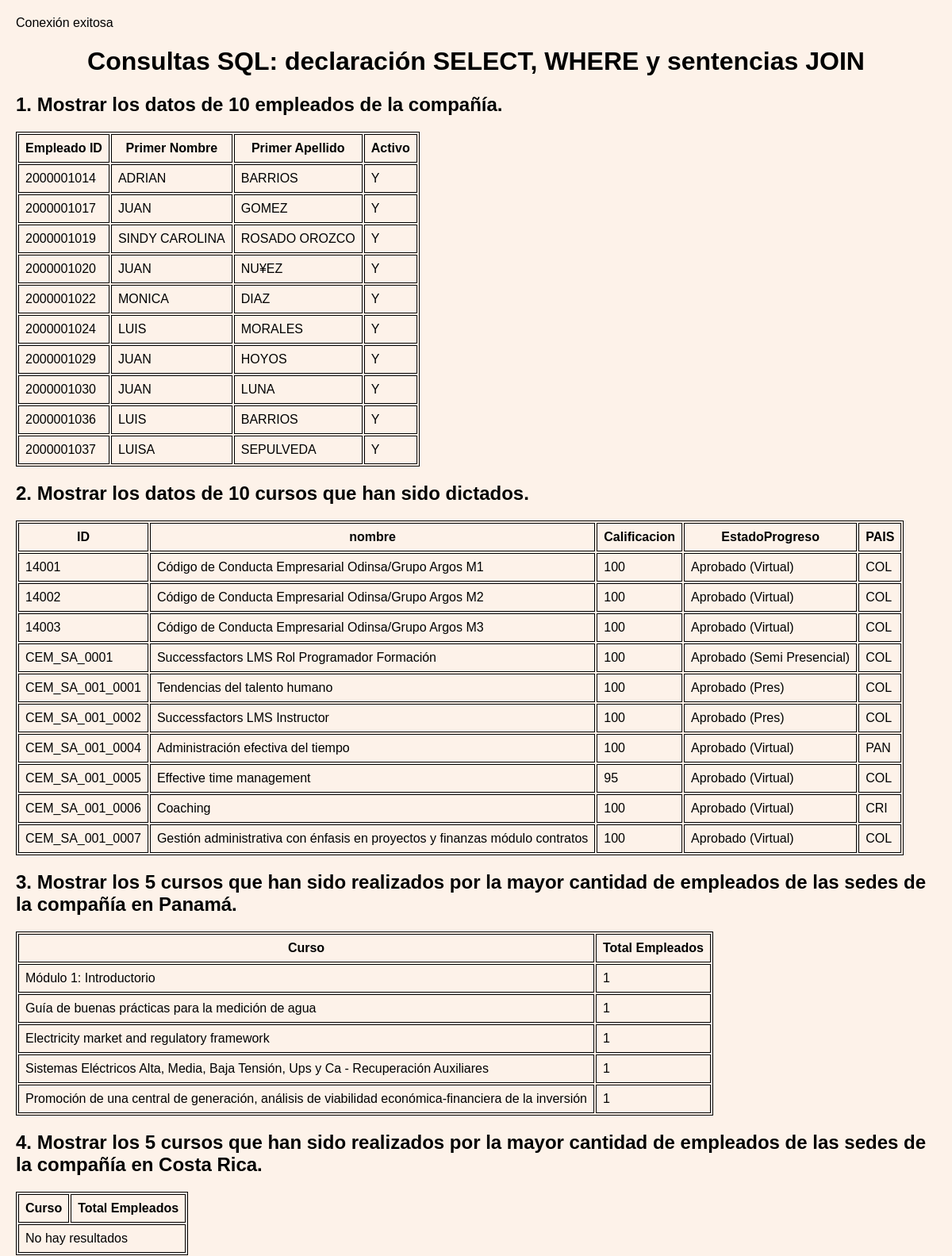
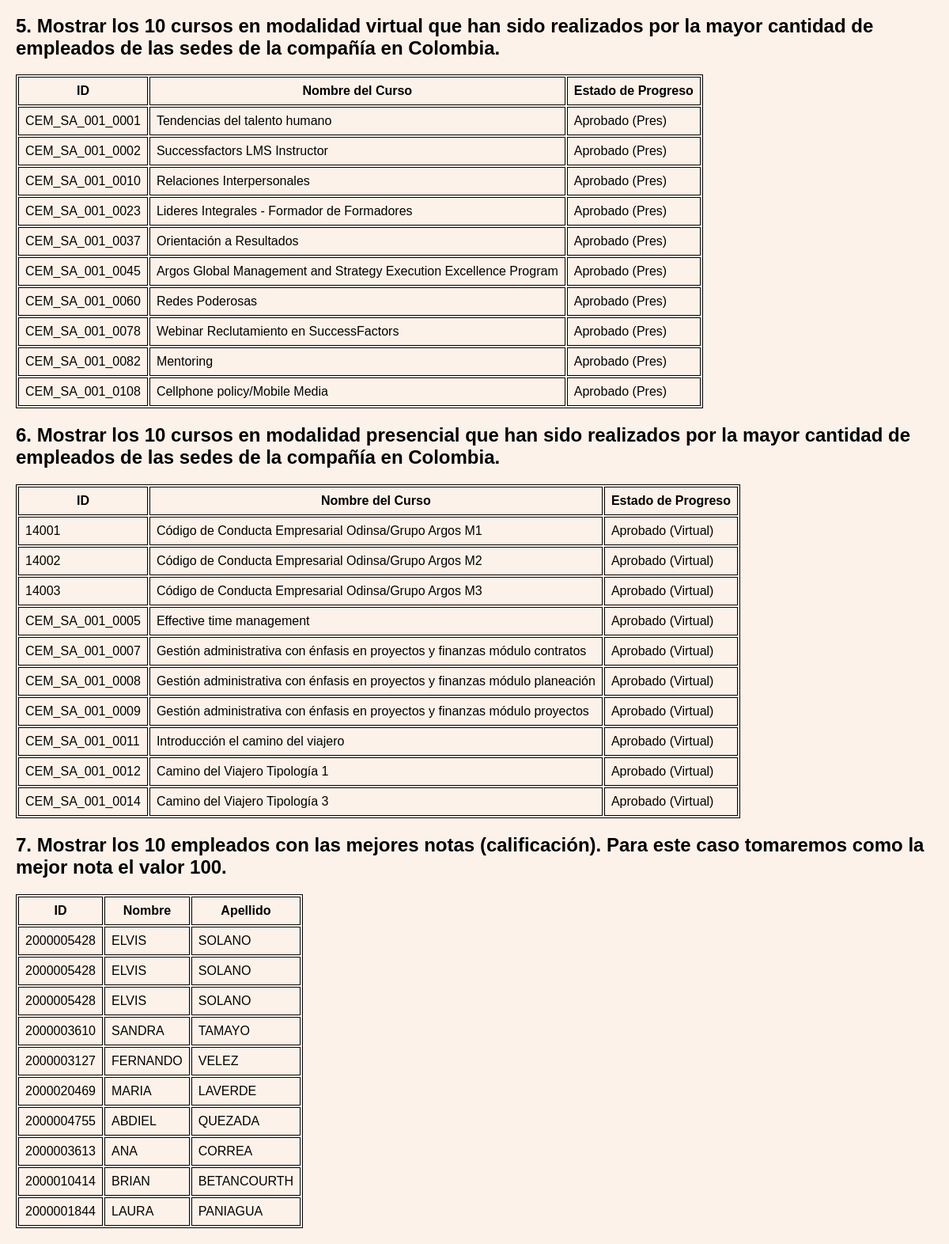
The app's page /lol/Views/htmlvista1.php with its own data (2 pictures, top to bottom).
### tables this page shows
CREATE TABLE `empleado` (
  `Empleado_ID` int(15) NOT NULL,
  `Empleado_PrimerNombre` text NOT NULL,
  `Empleado_PrimerApellido` text NOT NULL,
  `Empleado_Genero` varchar(1) NOT NULL,
  `Empleado_Activo` varchar(1) NOT NULL,
  `Empleado_GrupoPersonal` varchar(20) NOT NULL,
  `Empleado_NombreTrabajo` text NOT NULL,
  `Usuario_ID` int(20) NOT NULL,
  `estado_ID` varchar(10) NOT NULL,
  `cursocursado_id` varchar(40) NOT NULL
);

CREATE TABLE `cursocursado` (
  `CursoCursado_ID` varchar(40) NOT NULL,
  `cursocursado_nombre` text DEFAULT NULL,
  `CursoCursado_Calificacion` varchar(10) DEFAULT NULL,
  `CursoCursado_EstadoProgreso` varchar(150) DEFAULT NULL,
  `CursoCursado_FechaFin` varchar(150) DEFAULT NULL,
  `CursoCursado_HorasTotales` varchar(50) DEFAULT NULL,
  `PAIS_ID` varchar(10) NOT NULL,
  `Empleado_ID` int(15) NOT NULL
);

### lol/Views/htmlvista1.php (the view, shortened to what this page needs)
<!DOCTYPE html>
<html>
<head>
</head>
<body>
  <h1>Consultas SQL: declaración SELECT, WHERE y sentencias JOIN</h1>
  <h2>1. Mostrar los datos de 10 empleados de la compañía.</h2>
  <?php
$conexion = new mysqli("localhost", "root", "", "bdproyecto");
$query = "SELECT * FROM empleado LIMIT 10";
$resultado = $conexion->query($query);
echo "<table>";
echo "<tr><th>Empleado ID</th><th>Primer Nombre</th><th>Primer Apellido</th><th>Activo</th></tr>";
if ($resultado->num_rows > 0) {
    while ($fila = $resultado->fetch_assoc()) {
        echo "<tr>";
        echo "<td>" . $fila["Empleado_ID"] . "</td>";
        echo "<td>" . $fila["Empleado_PrimerNombre"] . "</td>";
        echo "<td>" . $fila["Empleado_PrimerApellido"] . "</td>";
        echo "<td>" . $fila["Empleado_Activo"] . "</td>";
        echo "</tr>";
    }
} else {
    echo "<tr><td colspan='3'>No hay resultados</td></tr>";
}
echo "</table>";
?>
  <h2>2. Mostrar los datos de 10 cursos que han sido dictados.</h2>
  <?php
$conexion = new mysqli("localhost", "root", "", "bdproyecto");
$query = "SELECT * FROM cursocursado LIMIT 10";
$resultado = $conexion->query($query);
echo "<table>";
echo "<tr><th>ID</th><th>nombre</th><th>Calificacion</th><th>EstadoProgreso</th><th>PAIS</th></tr>";
if ($resultado->num_rows > 0) {
    while ($fila = $resultado->fetch_assoc()) {
        echo "<tr>";
        echo "<td>" . $fila["CursoCursado_ID"] . "</td>";
        echo "<td>" . $fila["cursocursado_nombre"] . "</td>";
        echo "<td>" . $fila["CursoCursado_Calificacion"] . "</td>";
        echo "<td>" . $fila["CursoCursado_EstadoProgreso"] . "</td>";
        echo "<td>" . $fila["PAIS_ID"] . "</td>";
        echo "</tr>";
    }
} else {
    echo "<tr><td colspan='3'>No hay resultados</td></tr>";
}
echo "</table>";
?>
  <h2>3. Mostrar los 5 cursos que han sido realizados por la mayor cantidad de empleados de las sedes de la compañía en Panamá.</h2>
  <?php
$conexion = new mysqli("localhost", "root", "", "bdproyecto");
$query = "SELECT cc.cursocursado_nombre, COUNT(e.Empleado_ID) AS total_empleados
          FROM CursoCursado cc
          JOIN empleado e ON cc.Cursocursado_ID = e.cursocursado_id
          JOIN pais p ON e.estado_ID = p.Pais_ID
          WHERE p.Pais_ID = 'PAN'
          GROUP BY cc.CursoCursado_ID
          ORDER BY total_empleados DESC
          LIMIT 5";
$resultado = $conexion->query($query);
echo "<table>";
echo "<tr><th>Curso</th><th>Total Empleados</th></tr>";
if ($resultado->num_rows > 0) {
    while ($fila = $resultado->fetch_assoc()) {
        echo "<tr>";
        echo "<td>" . $fila["cursocursado_nombre"] . "</td>";
        echo "<td>" . $fila["total_empleados"] . "</td>";
        echo "</tr>";
    }
} else {
    echo "<tr><td colspan='2'>No hay resultados</td></tr>";
}
echo "</table>";
?>
  <h2>4. Mostrar los 5 cursos que han sido realizados por la mayor cantidad de empleados de las sedes de la compañía en Costa Rica.</h2>
  <?php
$conexion = new mysqli("localhost", "root", "", "bdproyecto");
$query = "SELECT cc.cursocursado_nombre, COUNT(e.Empleado_ID) AS total_empleados
          FROM CursoCursado cc
          JOIN empleado e ON cc.Cursocursado_ID = e.cursocursado_id
          JOIN pais p ON e.estado_ID = p.Pais_ID
          WHERE p.Pais_ID = 'CRI'
          GROUP BY cc.CursoCursado_ID
          ORDER BY total_empleados DESC
          LIMIT 5";
$resultado = $conexion->query($query);
echo "<table>";
echo "<tr><th>Curso</th><th>Total Empleados</th></tr>";
if ($resultado->num_rows > 0) {
    while ($fila = $resultado->fetch_assoc()) {
        echo "<tr>";
        echo "<td>" . $fila["cursocursado_nombre"] . "</td>";
        echo "<td>" . $fila["total_empleados"] . "</td>";
        echo "</tr>";
    }
} else {
    echo "<tr><td colspan='2'>No hay resultados</td></tr>";
}
echo "</table>";
?>
  <h2>5. Mostrar los 10 cursos en modalidad virtual que han sido realizados por la mayor cantidad de empleados de las sedes de la compañía en Colombia.</h2>
  <?php
$conexion = new mysqli("localhost", "root", "", "bdproyecto");
$query = "SELECT *
          FROM cursocursado
          WHERE Pais_ID = 'COL' AND CursoCursado_EstadoProgreso = 'Aprobado (Pres)'
          LIMIT 10";
$resultado = $conexion->query($query);
echo "<table>";
echo "<tr><th>ID</th><th>Nombre del Curso</th><th>Estado de Progreso</th></tr>";
if ($resultado->num_rows > 0) {
    while ($fila = $resultado->fetch_assoc()) {
        echo "<tr>";
        echo "<td>" . $fila["CursoCursado_ID"] . "</td>";
        echo "<td>" . $fila["cursocursado_nombre"] . "</td>";
        echo "<td>" . $fila["CursoCursado_EstadoProgreso"] . "</td>";
        echo "</tr>";
    }
} else {
    echo "<tr><td colspan='3'>No hay resultados</td></tr>";
}
echo "</table>";
?>
  <h2>6. Mostrar los 10 cursos en modalidad presencial que han sido realizados por la mayor cantidad de empleados de las sedes de la compañía en Colombia.</h2>
  <?php
$conexion = new mysqli("localhost", "root", "", "bdproyecto");
$query = "SELECT *
          FROM cursocursado
          WHERE Pais_ID = 'COL' AND CursoCursado_EstadoProgreso = 'Aprobado (Virtual)'
          LIMIT 10";
$resultado = $conexion->query($query);
echo "<table>";
echo "<tr><th>ID</th><th>Nombre del Curso</th><th>Estado de Progreso</th></tr>";
if ($resultado->num_rows > 0) {
    while ($fila = $resultado->fetch_assoc()) {
        echo "<tr>";
        echo "<td>" . $fila["CursoCursado_ID"] . "</td>";
        echo "<td>" . $fila["cursocursado_nombre"] . "</td>";
        echo "<td>" . $fila["CursoCursado_EstadoProgreso"] . "</td>";
        echo "</tr>";
    }
} else {
    echo "<tr><td colspan='3'>No hay resultados</td></tr>";
}
echo "</table>";
?>
  <h2>7. Mostrar los 10 empleados con las mejores notas (calificación). Para este caso tomaremos como la mejor nota el valor 100.</h2>
  <?php
$conexion = new mysqli("localhost", "root", "", "bdproyecto");
$query = "SELECT e.*
          FROM empleado e
          JOIN cursocursado cc ON e.Empleado_ID = cc.Empleado_ID
          WHERE cc.CursoCursado_Calificacion = '100'
          ORDER BY cc.CursoCursado_Calificacion DESC
          LIMIT 10";
$resultado = $conexion->query($query);
echo "<table>";
echo "<tr><th>ID</th><th>Nombre</th><th>Apellido</th></tr>";
if ($resultado->num_rows > 0) {
    while ($fila = $resultado->fetch_assoc()) {
        echo "<tr>";
        echo "<td>" . $fila["Empleado_ID"] . "</td>";
        echo "<td>" . $fila["Empleado_PrimerNombre"] . "</td>";
        echo "<td>" . $fila["Empleado_PrimerApellido"] . "</td>";
        echo "</tr>";
    }
} else {
    echo "<tr><td colspan='3'>No hay resultados</td></tr>";
}
echo "</table>";
?>
</body>
</html>

### lol/Views/htmlvista1.php (style rules this page uses)
body { font-family: Arial, sans-serif; margin: 0; padding: 20px; background-color: #FDF2E9; }
h1 { text-align: center; }
h2 { margin-top: 20px; }
table { border: 1px solid black; }
th, td { border: 1px solid black; padding: 8px; }

### records on screen
empleado: Empleado_ID "2000001014", Empleado_PrimerNombre "ADRIAN", Empleado_PrimerApellido "BARRIOS", Empleado_Activo "Y"
empleado: Empleado_ID "2000001017", Empleado_PrimerNombre "JUAN", Empleado_PrimerApellido "GOMEZ", Empleado_Activo "Y"
empleado: Empleado_ID "2000001019", Empleado_PrimerNombre "SINDY CAROLINA", Empleado_PrimerApellido "ROSADO OROZCO", Empleado_Activo "Y"
empleado: Empleado_ID "2000001020", Empleado_PrimerNombre "JUAN", Empleado_PrimerApellido "NU¥EZ", Empleado_Activo "Y"
empleado: Empleado_ID "2000001022", Empleado_PrimerNombre "MONICA", Empleado_PrimerApellido "DIAZ", Empleado_Activo "Y"
empleado: Empleado_ID "2000001024", Empleado_PrimerNombre "LUIS", Empleado_PrimerApellido "MORALES", Empleado_Activo "Y"
empleado: Empleado_ID "2000001029", Empleado_PrimerNombre "JUAN", Empleado_PrimerApellido "HOYOS", Empleado_Activo "Y"
empleado: Empleado_ID "2000001030", Empleado_PrimerNombre "JUAN", Empleado_PrimerApellido "LUNA", Empleado_Activo "Y"
empleado: Empleado_ID "2000001036", Empleado_PrimerNombre "LUIS", Empleado_PrimerApellido "BARRIOS", Empleado_Activo "Y"
empleado: Empleado_ID "2000001037", Empleado_PrimerNombre "LUISA", Empleado_PrimerApellido "SEPULVEDA", Empleado_Activo "Y"
cursocursado: CursoCursado_ID "14001", cursocursado_nombre "Código de Conducta Empresarial Odinsa/Grupo Argos M1", CursoCursado_Calificacion "100", CursoCursado_EstadoProgreso "Aprobado (Virtual)", PAIS_ID "COL"
cursocursado: CursoCursado_ID "14002", cursocursado_nombre "Código de Conducta Empresarial Odinsa/Grupo Argos M2", CursoCursado_Calificacion "100", CursoCursado_EstadoProgreso "Aprobado (Virtual)", PAIS_ID "COL"
cursocursado: CursoCursado_ID "14003", cursocursado_nombre "Código de Conducta Empresarial Odinsa/Grupo Argos M3", CursoCursado_Calificacion "100", CursoCursado_EstadoProgreso "Aprobado (Virtual)", PAIS_ID "COL"
cursocursado: CursoCursado_ID "CEM_SA_0001", cursocursado_nombre "Successfactors LMS Rol Programador Formación", CursoCursado_Calificacion "100", CursoCursado_EstadoProgreso "Aprobado (Semi Presencial)", PAIS_ID "COL"
cursocursado: CursoCursado_ID "CEM_SA_001_0001", cursocursado_nombre "Tendencias del talento humano", CursoCursado_Calificacion "100", CursoCursado_EstadoProgreso "Aprobado (Pres)", PAIS_ID "COL"
cursocursado: CursoCursado_ID "CEM_SA_001_0002", cursocursado_nombre "Successfactors LMS Instructor", CursoCursado_Calificacion "100", CursoCursado_EstadoProgreso "Aprobado (Pres)", PAIS_ID "COL"
cursocursado: CursoCursado_ID "CEM_SA_001_0004", cursocursado_nombre "Administración efectiva del tiempo", CursoCursado_Calificacion "100", CursoCursado_EstadoProgreso "Aprobado (Virtual)", PAIS_ID "PAN"
cursocursado: CursoCursado_ID "CEM_SA_001_0005", cursocursado_nombre "Effective time management", CursoCursado_Calificacion "95", CursoCursado_EstadoProgreso "Aprobado (Virtual)", PAIS_ID "COL"
cursocursado: CursoCursado_ID "CEM_SA_001_0006", cursocursado_nombre "Coaching", CursoCursado_Calificacion "100", CursoCursado_EstadoProgreso "Aprobado (Virtual)", PAIS_ID "CRI"
cursocursado: CursoCursado_ID "CEM_SA_001_0007", cursocursado_nombre "Gestión administrativa con énfasis en proyectos y finanzas módulo contratos", CursoCursado_Calificacion "100", CursoCursado_EstadoProgreso "Aprobado (Virtual)", PAIS_ID "COL"
cursocursado: CursoCursado_ID "CEM_SA_001_0010", cursocursado_nombre "Relaciones Interpersonales", CursoCursado_EstadoProgreso "Aprobado (Pres)"
cursocursado: CursoCursado_ID "CEM_SA_001_0023", cursocursado_nombre "Lideres Integrales - Formador de Formadores", CursoCursado_EstadoProgreso "Aprobado (Pres)"
cursocursado: CursoCursado_ID "CEM_SA_001_0037", cursocursado_nombre "Orientación a Resultados", CursoCursado_EstadoProgreso "Aprobado (Pres)"
cursocursado: CursoCursado_ID "CEM_SA_001_0045", cursocursado_nombre "Argos Global Management and Strategy Execution Excellence Program", CursoCursado_EstadoProgreso "Aprobado (Pres)"
cursocursado: CursoCursado_ID "CEM_SA_001_0060", cursocursado_nombre "Redes Poderosas", CursoCursado_EstadoProgreso "Aprobado (Pres)"
cursocursado: CursoCursado_ID "CEM_SA_001_0078", cursocursado_nombre "Webinar Reclutamiento en SuccessFactors", CursoCursado_EstadoProgreso "Aprobado (Pres)"
cursocursado: CursoCursado_ID "CEM_SA_001_0082", cursocursado_nombre "Mentoring", CursoCursado_EstadoProgreso "Aprobado (Pres)"
cursocursado: CursoCursado_ID "CEM_SA_001_0108", cursocursado_nombre "Cellphone policy/Mobile Media", CursoCursado_EstadoProgreso "Aprobado (Pres)"
cursocursado: CursoCursado_ID "CEM_SA_001_0008", cursocursado_nombre "Gestión administrativa con énfasis en proyectos y finanzas módulo planeación", CursoCursado_EstadoProgreso "Aprobado (Virtual)"
cursocursado: CursoCursado_ID "CEM_SA_001_0009", cursocursado_nombre "Gestión administrativa con énfasis en proyectos y finanzas módulo proyectos", CursoCursado_EstadoProgreso "Aprobado (Virtual)"
cursocursado: CursoCursado_ID "CEM_SA_001_0011", cursocursado_nombre "Introducción el camino del viajero", CursoCursado_EstadoProgreso "Aprobado (Virtual)"
cursocursado: CursoCursado_ID "CEM_SA_001_0012", cursocursado_nombre "Camino del Viajero Tipología 1", CursoCursado_EstadoProgreso "Aprobado (Virtual)"
cursocursado: CursoCursado_ID "CEM_SA_001_0014", cursocursado_nombre "Camino del Viajero Tipología 3", CursoCursado_EstadoProgreso "Aprobado (Virtual)"
empleado: Empleado_ID "2000005428", Empleado_PrimerNombre "ELVIS", Empleado_PrimerApellido "SOLANO"
empleado: Empleado_ID "2000003610", Empleado_PrimerNombre "SANDRA", Empleado_PrimerApellido "TAMAYO"
empleado: Empleado_ID "2000003127", Empleado_PrimerNombre "FERNANDO", Empleado_PrimerApellido "VELEZ"
empleado: Empleado_ID "2000020469", Empleado_PrimerNombre "MARIA", Empleado_PrimerApellido "LAVERDE"
empleado: Empleado_ID "2000004755", Empleado_PrimerNombre "ABDIEL", Empleado_PrimerApellido "QUEZADA"
empleado: Empleado_ID "2000003613", Empleado_PrimerNombre "ANA", Empleado_PrimerApellido "CORREA"
empleado: Empleado_ID "2000010414", Empleado_PrimerNombre "BRIAN", Empleado_PrimerApellido "BETANCOURTH"
empleado: Empleado_ID "2000001844", Empleado_PrimerNombre "LAURA", Empleado_PrimerApellido "PANIAGUA"

### other values on screen
$fila["cursocursado_nombre"] "Módulo 1: Introductorio"
$fila["total_empleados"] "1"
$fila["cursocursado_nombre"] "Guía de buenas prácticas para la medición de agua"
$fila["cursocursado_nombre"] "Electricity market and regulatory framework"
$fila["cursocursado_nombre"] "Sistemas Eléctricos Alta, Media, Baja Tensión, Ups y Ca - Recuperación Auxiliares"
$fila["cursocursado_nombre"] "Promoción de una central de generación, análisis de viabilidad económica-financiera de la inversión"
